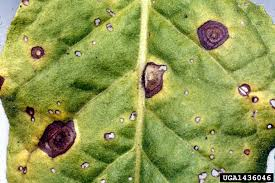
#> input picture test_data/2.jpg, 275 x 183 px
$ python -i feature_extraction.py   (imports and definitions only)   (older library calls are emulated)
#> lines starting #> are read from the running program, lines starting #| are printed output that depends on the picture
#> further down, picture is the input picture: shape (183, 275, 3); mean B, G, R 82.3, 154.5, 145
import pandas as pd
import cv2
import numpy as np

def features(img):
    if img.ndim==3 and img.shape[-1]==3:
        gray_img = cv2.cvtColor(img, cv2.COLOR_BGR2GRAY)
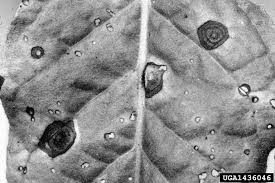
#> gray_img: shape (183, 275); min 0, max 255, mean 143.4
    elif img.ndim==2:
        gray_img = img
    else:
        print('selected file was nor color neither garyscale')
        return
    gray = gray_img.reshape(-1) # grayscale reshape
    df = pd.DataFrame()
    df['Pixel Intensity'] = gray

    count = 0
    kernel_size=9 # window/kernel size that convolve on image
    for theta in (0, np.pi, np.pi / 4, np.pi / 2): # Theta values define directions
        for sigma in (1, 3):  #Sigma control gaussian distribution or radius of kernel
            for lamda in np.arange(0, np.pi, np.pi / 4):   #Range of wavelength controls harmonics of frequency
                for gamma in (0.25, 0.5):   #Gamma values defines the length of filter function
                    count += 1
                    gabor_label = 'Gabor' + str(count)
                    kernel = cv2.getGaborKernel((kernel_size, kernel_size), sigma, theta, lamda, gamma, 0, ktype=cv2.CV_32F)
                    f_img = cv2.filter2D(gray, cv2.CV_8UC3, kernel) #convolve gabor kernel/window on image
                    Gabor = f_img.reshape(-1)
                    df[gabor_label] = Gabor
#> after the loop, count = 64

    edges = cv2.Canny(gray_img, 100,200)   #gray-image, min and max values
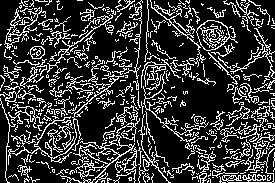
#> edges: shape (183, 275); 21.9% white in thin lines or dots
    C_img = edges.reshape(-1)
    df['Canny'] = C_img

    count=0
    for x in (7,11):
        count+=1
        gaussian_label = 'Gaussian' + str(count)
        gaussian_img = cv2.GaussianBlur(gray_img,(x,x),0)
        gaussian = gaussian_img.reshape(-1)
        df[gaussian_label] = gaussian
#> this loop made 2 passes
#> pass 1, in features, `gaussian_img = cv2.GaussianBlur(gray_img,(x,x),0)`:
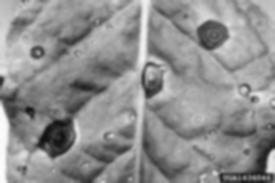
#> gaussian_img: shape (183, 275); min 15, max 253, mean 143.4
#> after the loop, count = 2

    median_img = cv2.medianBlur(gray_img, 3)
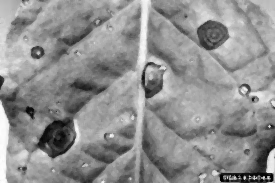
#> median_img: shape (183, 275); min 2, max 254, mean 143.6
    median = median_img.reshape(-1)
    df['Median'] = median
    return df

>>> import cv2
>>> picture = cv2.imread('test_data/2.jpg')
>>> result = features(picture)
#> result = table of 50325 rows and 69 columns
